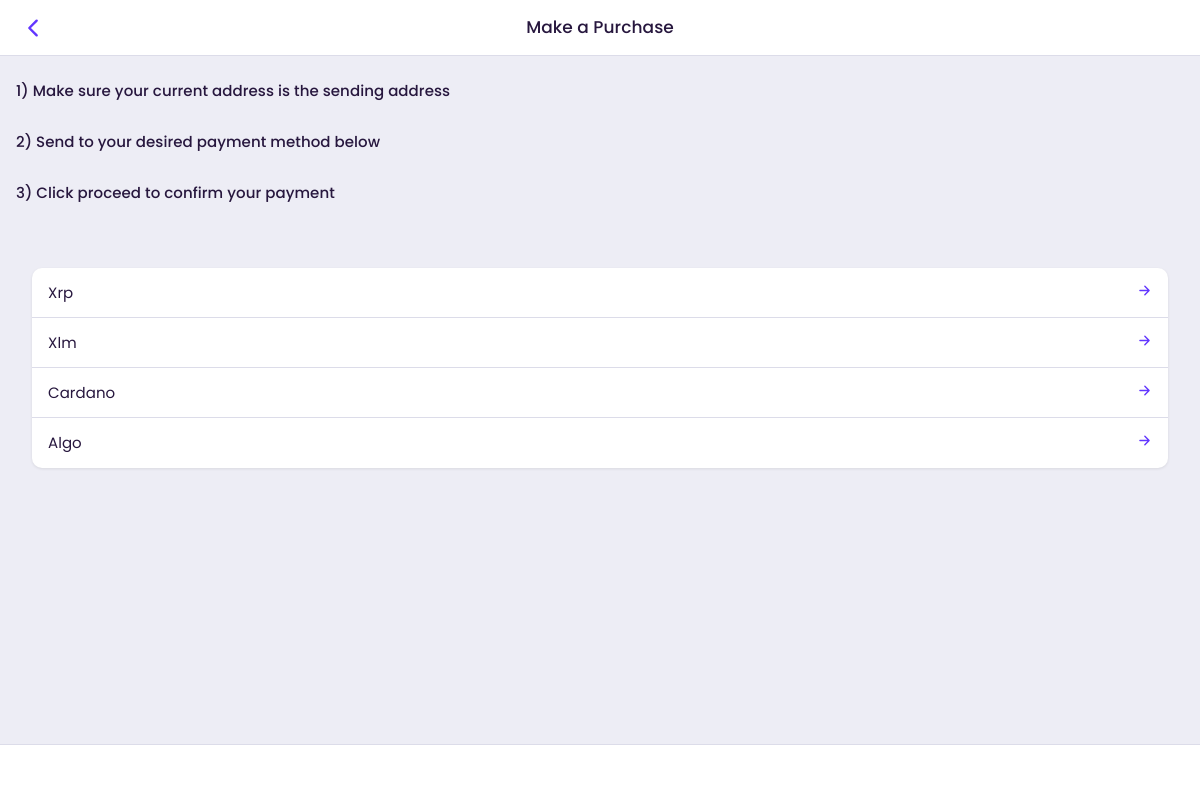
The page /purchase/ (signed in) on the database its author committed.
### deposite/models.py (models this page shows, shortened)
class Crypto_for_payments(models.Model):
    crypto = models.CharField(max_length=200)
    crypto_address = models.CharField(max_length=200)
    slug = models.CharField(max_length=200,default="none")

### deposite/views.py (the view, shortened to what this page needs)
# urls.py: path('purchase/', include('deposite.url')),
@login_required
def deposite(request):
    code = request.GET.get("paywith",None)
    payments_methods = Crypto_for_payments.objects.all()
    return render(request,'deposite/index.html',{"payments_methods":payments_methods})

### deposite/templates/deposite/index.html (shortened to what this page needs)
{% load static %}
<!doctype html>
    <html lang="zxx">
    <head>
        <link rel="stylesheet" href= '{% static "deposite/assets/css/style.css" %}'>
    </head>
    <body>
        <div class="appHeader">
            <div class="left">
                <a href="#" class="headerButton goBack">
                    <ion-icon name="chevron-back-outline"></ion-icon>
                </a>
            </div>
            <div class="pageTitle">Make a Purchase</div>
        </div>
        <div id="appCapsule">
            <div class="section inset mt-2" style="padding-bottom:50px">
                <div class="section-title">
                            1) Make sure your current address is the sending address<br><br>
                            2) Send to your desired payment method below<br><br>
                            3) Click proceed to confirm your payment<br><br></div>
    <div class="listview-title mt-2"></div>
            <ul class="listview simple-listview inset">
                {% for item in payments_methods %}
                <li>  {{item.crypto}}   <div class="iconbox">
                    <a href="?paywith={{item.slug}}">
                                    <ion-icon name="arrow-forward-outline"></ion-icon>
                                               </a>
                                </div></li>
                {% endfor %}
                        </ul>
            </div>
        </div>
        <div class="appBottomMenu" style="padding-top:10px">
        </div>
    </body>
    </html>

### rows shown on the page
Crypto_for_payments: crypto "Xrp"
Crypto_for_payments: crypto "Xlm"
Crypto_for_payments: crypto "Cardano"
Crypto_for_payments: crypto "Algo"
